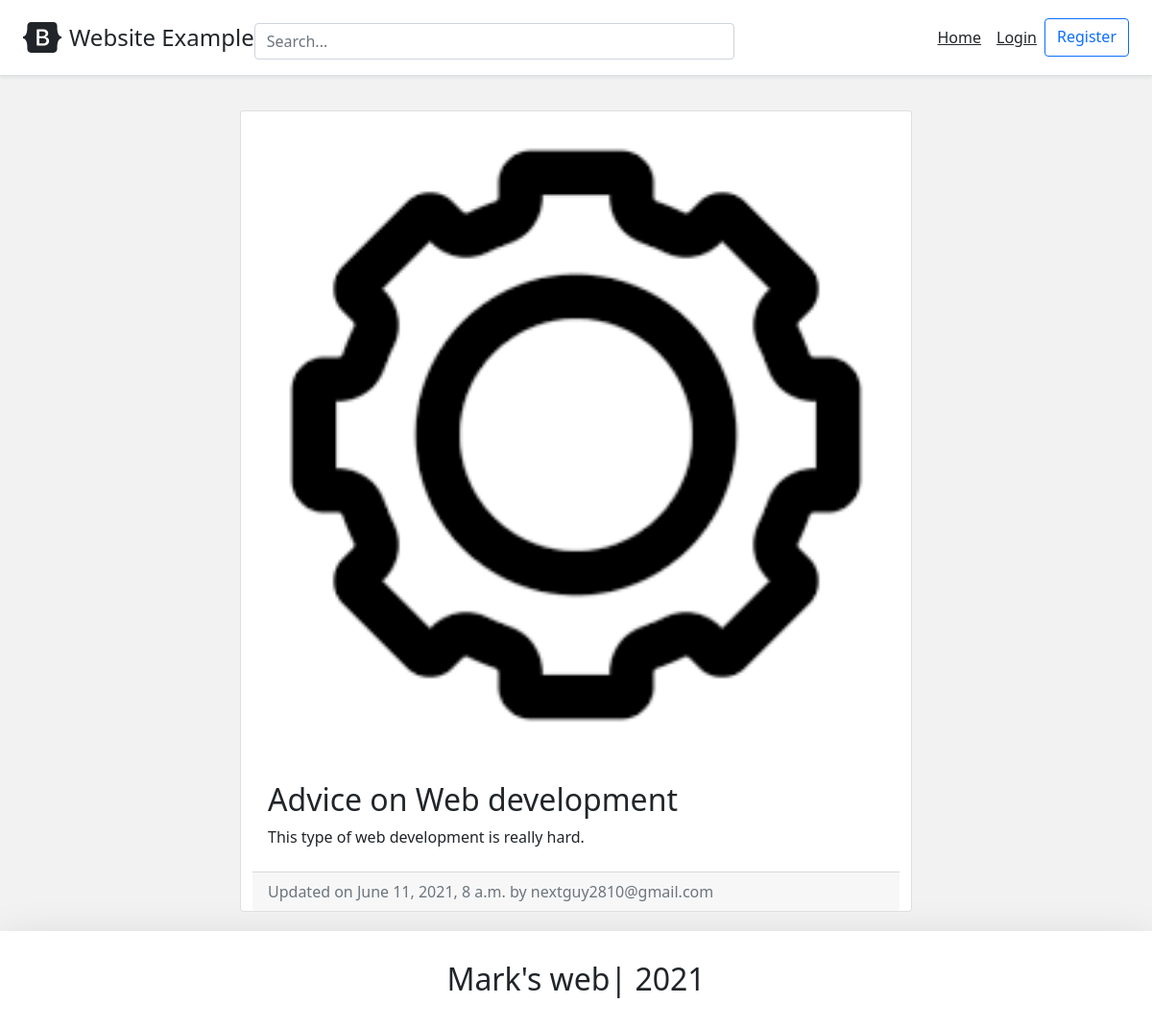
/blog/markriderz-advice-on-web-development/, run on the app's committed database.
### blog/models.py (models this page shows, shortened)
class BlogPost(models.Model):
	title = models.CharField(max_length=50, null=False, blank=False)
	body = models.TextField(max_length=10000, null=False, blank=False)
	image = models.ImageField(upload_to=upload_location, null=False, blank=False)
	date_published = models.DateTimeField(auto_now_add=True, verbose_name="date published")
	date_updated = models.DateTimeField(auto_now=True, verbose_name="date updated")
	author = models.ForeignKey(settings.AUTH_USER_MODEL, on_delete=models.CASCADE)
	slug = models.SlugField(blank=True,unique=True)

### account/models.py (models this page shows, shortened)
class Account(AbstractBaseUser):
	email 					= models.EmailField(verbose_name="email", max_length=60, unique=True)
	username 				= models.CharField(max_length=30, unique=True)
	date_joined				= models.DateTimeField(verbose_name='date joined', auto_now_add=True)
	last_login				= models.DateTimeField(verbose_name='last login', auto_now=True)
	is_admin				= models.BooleanField(default=False)
	is_active				= models.BooleanField(default=True)
	is_staff				= models.BooleanField(default=False)
	is_superuser			= models.BooleanField(default=False)
	USERNAME_FIELD = 'email'
	REQUIRED_FIELDS = ['username',]
	objects = MyAccountManager()
	def __str__(self):
		return self.email

### blog/views.py (the view)
# urls.py: path('<slug>/', detail_blog_view, name="detail"),
def detail_blog_view(request, slug):
	context = {}
	blog_post = get_object_or_404(BlogPost, slug=slug)
	context['blog_post'] = blog_post
	return render(request, 'blog/detail_blog.html', context)

### blog/templates/blog/detail_blog.html (shortened to what this page needs)
{% extends 'base.html' %}
{% block content %}
<div class="container">
	<div class="row">
		<div class="card m-auto">
			<img class="card-img-top" src="{{blog_post.image.url}}">
			<div class="card-body mt-2 mb-2">
				<h2 class="card-title">{{blog_post.title}}</h2>
				<p class="card-text">{{blog_post.body|safe}}</p>
			</div>
			<div class="card-footer text-muted">
				Updated on {{blog_post.date_updated}} by {{blog_post.author}}
			</div>
		</div>
	</div>
</div>
{% endblock content %}

### templates/snippets/header.html (style rules this page uses)
.container { max-width: 960px; }

### templates/snippets/base_css.html (style rules this page uses)
body { background-color: #f2f2f2; }

### blog/templates/blog/detail_blog.html (style rules this page uses)
.card { max-width: 700px; }
.container { padding: 20px; }

### data on the page
BlogPost: image (picture), title "Advice on Web development", body "This type of web development is really hard.", date_updated "June 11, 2021, 8 a.m.", author "nextguy2810@gmail.com"
